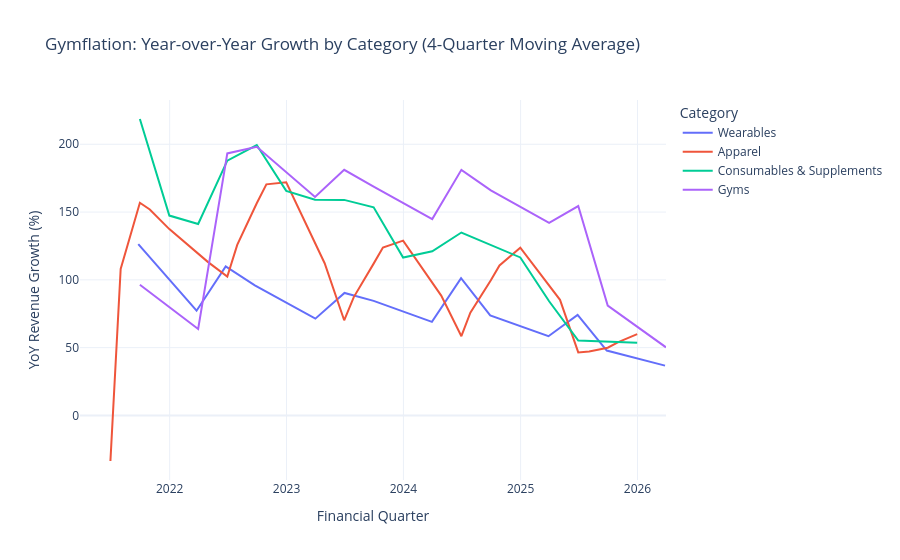

Notebook cell for this chart:
### Code cell
import plotly.express as px
import hvplot.pandas

fig = px.line(
    df_grouped,
    x = "Date",
    y = "smoothed_yoy",
    color = 'Category',
    title= 'Gymflation: Year-over-Year Growth by Category (4-Quarter Moving Average)',
    template = 'plotly_white'
)
fig.update_traces = line = dict(width =3)
fig.update_layout(
    xaxis_title = "Financial Quarter",
    yaxis_title = "YoY Revenue Growth (%)",
    hovermode="x unified"
)
fig.show()
